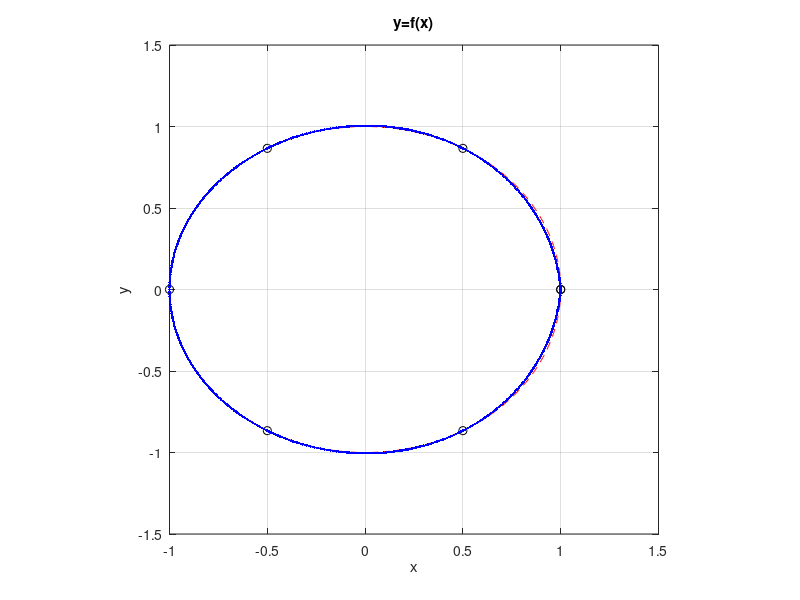
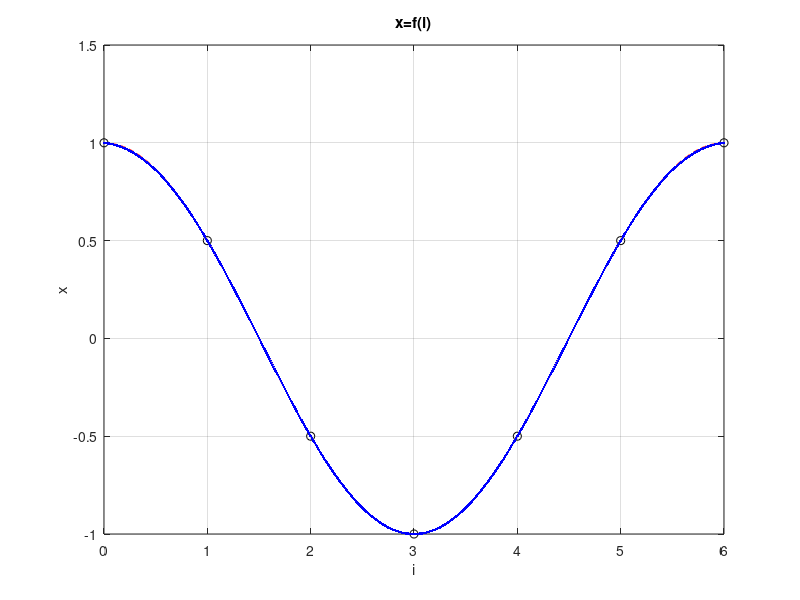

These figures' MATLAB source, in order:
clear all; close all;clc;

N = 6;                    % stopien wielomianow
i  = (0 : N)';            % zmienna "i" wielomianu w wezlach ("rzadka") 
xi = cos( 2*pi/N * i );   % wartosci funkcji x=kosinus w wezlach
yi = sin( 2*pi/N * i );   % wartosci funkcji y=sinus   w wezlach
[ i, xi, yi ], pause      % sprawdzenie wartosci

X = vander(i), pause      % wygenerowanie i pokazanie macierzy Vandermonde'a

ax = inv(X) * xi,       % obliczenie wielu wsp. wielomianu dla zmiennej x  z wzoru X*ax=xi
ay = inv(X) * yi,        % obliczenie wielu wsp. wielomianu dla zmiennej y

id = 0 : 0.01 : N;        % zmienna "i" dokladna 
xd = cos( 2*pi/N * id );  % dokladne wartosci x
yd = sin( 2*pi/N * id );  % dokladne wartosci y

figure; plot( xi,yi,'ko', xd,yd,'r--', polyval(ax,id), polyval(ay,id),'b.-');
xlabel('x'); ylabel('y'); title('y=f(x)'); axis square; grid; pause
figure; plot( i,xi,'ko', id,xd,'r--', id, polyval(ax,id),'b.-');
xlabel('i'); ylabel('x'); title('x=f(i)'); grid; pause

% pierwszy wykres to co drugi wykres
% drugi wykres - kolka punkty wezlowe, czerwona linia dokladne x,niebieska
% linia wartosci wielomianu